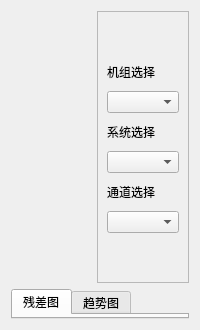
          <widget class="QWidget" name="tab_6">
           <attribute name="title">
            <string>主诊断图</string>
           </attribute>
           <layout class="QVBoxLayout" name="verticalLayout_17">
            <item>
             <layout class="QGridLayout" name="gridLayout_4">
              <item row="0" column="0">
               <widget class="QLabel" name="label_9">
                <property name="sizePolicy">
                 <sizepolicy hsizetype="Expanding" vsizetype="Preferred">
                  <horstretch>0</horstretch>
                  <verstretch>0</verstretch>
                 </sizepolicy>
                </property>
                <property name="text">
                 <string/>
                </property>
                <property name="pixmap">
                 <pixmap>C:/Users/Charming/.designer/backup/pic/小风机.png</pixmap>
                </property>
               </widget>
              </item>
              <item row="0" column="1">
               <widget class="QFrame" name="frame_6">
                <property name="frameShape">
                 <enum>QFrame::StyledPanel</enum>
                </property>
                <property name="frameShadow">
                 <enum>QFrame::Raised</enum>
                </property>
                <layout class="QVBoxLayout" name="verticalLayout_14" stretch="0,0,0,0,0,0,0,0">
                 <property name="spacing">
                  <number>10</number>
                 </property>
                 <property name="sizeConstraint">
                  <enum>QLayout::SetDefaultConstraint</enum>
                 </property>
                 <property name="topMargin">
                  <number>11</number>
                 </property>
                 <item>
                  <spacer name="verticalSpacer_7">
                   <property name="orientation">
                    <enum>Qt::Vertical</enum>
                   </property>
                   <property name="sizeHint" stdset="0">
                    <size>
                     <width>20</width>
                     <height>40</height>
                    </size>
                   </property>
                  </spacer>
                 </item>
                 <item>
                  <widget class="QLabel" name="label_6">
                   <property name="sizePolicy">
                    <sizepolicy hsizetype="Fixed" vsizetype="Preferred">
                     <horstretch>0</horstretch>
                     <verstretch>0</verstretch>
                    </sizepolicy>
                   </property>
                   <property name="text">
                    <string>机组选择</string>
                   </property>
                  </widget>
                 </item>
                 <item>
                  <widget class="QComboBox" name="comboBox_3">
                   <property name="sizePolicy">
                    <sizepolicy hsizetype="Fixed" vsizetype="Fixed">
                     <horstretch>0</horstretch>
                     <verstretch>0</verstretch>
                    </sizepolicy>
                   </property>
                  </widget>
                 </item>
                 <item>
                  <widget class="QLabel" name="label_7">
                   <property name="sizePolicy">
                    <sizepolicy hsizetype="Fixed" vsizetype="Preferred">
                     <horstretch>0</horstretch>
                     <verstretch>0</verstretch>
                    </sizepolicy>
                   </property>
                   <property name="text">
                    <string>系统选择</string>
                   </property>
                  </widget>
                 </item>
                 <item>
                  <widget class="QComboBox" name="comboBox_4">
                   <property name="sizePolicy">
                    <sizepolicy hsizetype="Fixed" vsizetype="Fixed">
                     <horstretch>0</horstretch>
                     <verstretch>0</verstretch>
                    </sizepolicy>
                   </property>
                  </widget>
                 </item>
                 <item>
                  <widget class="QLabel" name="label_8">
                   <property name="sizePolicy">
                    <sizepolicy hsizetype="Fixed" vsizetype="Preferred">
                     <horstretch>0</horstretch>
                     <verstretch>0</verstretch>
                    </sizepolicy>
                   </property>
                   <property name="text">
                    <string>通道选择</string>
                   </property>
                  </widget>
                 </item>
                 <item>
                  <widget class="QComboBox" name="comboBox_5">
                   <property name="sizePolicy">
                    <sizepolicy hsizetype="Fixed" vsizetype="Fixed">
                     <horstretch>0</horstretch>
                     <verstretch>0</verstretch>
                    </sizepolicy>
                   </property>
                  </widget>
                 </item>
                 <item>
                  <spacer name="verticalSpacer_8">
                   <property name="orientation">
                    <enum>Qt::Vertical</enum>
                   </property>
                   <property name="sizeHint" stdset="0">
                    <size>
                     <width>20</width>
                     <height>40</height>
                    </size>
                   </property>
                  </spacer>
                 </item>
                </layout>
                <zorder>label_8</zorder>
                <zorder>comboBox_4</zorder>
                <zorder>label_6</zorder>
                <zorder>comboBox_5</zorder>
                <zorder>comboBox_3</zorder>
                <zorder>label_7</zorder>
                <zorder>verticalSpacer_7</zorder>
                <zorder>verticalSpacer_8</zorder>
               </widget>
              </item>
              <item row="1" column="0" colspan="2">
               <widget class="QTabWidget" name="tabWidget_4">
                <property name="currentIndex">
                 <number>0</number>
                </property>
                <widget class="QWidget" name="tab_4">
                 <attribute name="title">
                  <string>残差图</string>
                 </attribute>
                 <widget class="QWidget" name="widget_4" native="true">
                  <property name="geometry">
                   <rect>
                    <x>200</x>
                    <y>30</y>
                    <width>341</width>
                    <height>211</height>
                   </rect>
                  </property>
                 </widget>
                </widget>
                <widget class="QWidget" name="tab_5">
                 <attribute name="title">
                  <string>趋势图</string>
                 </attribute>
                 <widget class="QWidget" name="widget_5" native="true">
                  <property name="geometry">
                   <rect>
                    <x>190</x>
                    <y>20</y>
                    <width>411</width>
                    <height>241</height>
                   </rect>
                  </property>
                 </widget>
                </widget>
               </widget>
              </item>
             </layout>
            </item>
           </layout>
          </widget>
